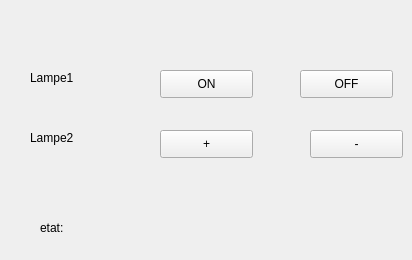
     <widget class="QWidget" name="tab_13">
      <attribute name="title">
       <string>Panic</string>
      </attribute>
      <widget class="QPushButton" name="on">
       <property name="geometry">
        <rect>
         <x>160</x>
         <y>70</y>
         <width>93</width>
         <height>28</height>
        </rect>
       </property>
       <property name="text">
        <string>ON</string>
       </property>
      </widget>
      <widget class="QPushButton" name="plus">
       <property name="geometry">
        <rect>
         <x>160</x>
         <y>130</y>
         <width>93</width>
         <height>28</height>
        </rect>
       </property>
       <property name="text">
        <string>+</string>
       </property>
      </widget>
      <widget class="QPushButton" name="off">
       <property name="geometry">
        <rect>
         <x>300</x>
         <y>70</y>
         <width>93</width>
         <height>28</height>
        </rect>
       </property>
       <property name="text">
        <string>OFF</string>
       </property>
      </widget>
      <widget class="QPushButton" name="moins">
       <property name="geometry">
        <rect>
         <x>310</x>
         <y>130</y>
         <width>93</width>
         <height>28</height>
        </rect>
       </property>
       <property name="text">
        <string>-</string>
       </property>
      </widget>
      <widget class="QLabel" name="label_8">
       <property name="geometry">
        <rect>
         <x>30</x>
         <y>70</y>
         <width>56</width>
         <height>16</height>
        </rect>
       </property>
       <property name="text">
        <string>Lampe1</string>
       </property>
      </widget>
      <widget class="QLabel" name="label_9">
       <property name="geometry">
        <rect>
         <x>30</x>
         <y>130</y>
         <width>56</width>
         <height>16</height>
        </rect>
       </property>
       <property name="text">
        <string>Lampe2</string>
       </property>
      </widget>
      <widget class="QLabel" name="label_10">
       <property name="geometry">
        <rect>
         <x>40</x>
         <y>220</y>
         <width>56</width>
         <height>16</height>
        </rect>
       </property>
       <property name="text">
        <string>etat:</string>
       </property>
      </widget>
      <widget class="QLabel" name="label_11">
       <property name="geometry">
        <rect>
         <x>160</x>
         <y>210</y>
         <width>101</width>
         <height>41</height>
        </rect>
       </property>
       <property name="text">
        <string/>
       </property>
      </widget>
     </widget>
